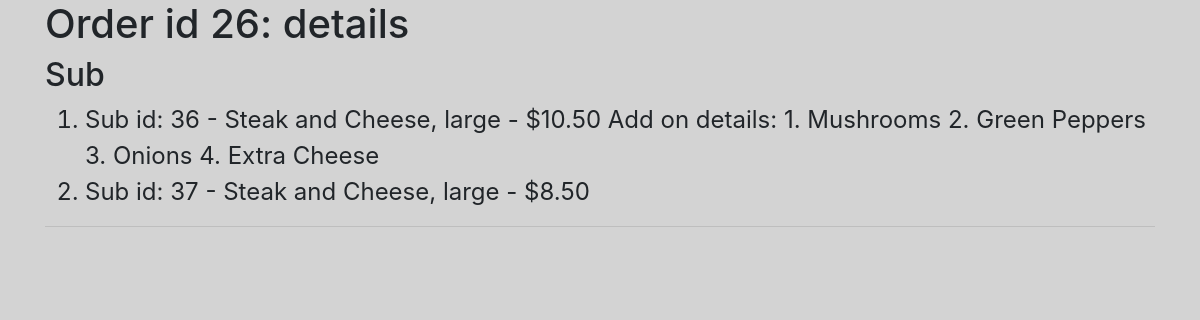
Page /order_details/26 on the committed database.
### orders/models.py (models this page shows, shortened)
class Order(models.Model):
    username = models.CharField(max_length=64)
    pizza = models.ManyToManyField(Pizza, blank=True, related_name='ordered')
    sub = models.ManyToManyField(Sub, blank=True, related_name='ordered')
    pasta = models.ManyToManyField(Pasta, blank=True, related_name='ordered')
    salad = models.ManyToManyField(Salad, blank=True, related_name='ordered')
    dinnerplatter = models.ManyToManyField(DinnerPlatter, blank=True, related_name='ordered')

class SubMenu(models.Model):
    name = models.CharField(max_length=32)
    size = models.CharField(max_length=10)
    price = models.FloatField()

class Sub(SubMenu):
    add_on = models.ManyToManyField('SubsAddOn', blank=True, related_name='on_sub')
    def __str__(self):
        message = f"{self.id} - {self.name}, {self.size} - ${self.price:.2f}"
        if len(self.add_on.all()):
            message += "\nAdd on details:\n"
        for index, addon in enumerate(self.add_on.all()):
            message += str(index+1) + '. ' + addon.name + '\n';
        return message

class SubMenu(models.Model):
    name = models.CharField(max_length=32)
    size = models.CharField(max_length=10)
    price = models.FloatField()

class SubsAddOn(models.Model):
    name = models.CharField(max_length=32)
    price = models.FloatField()

### orders/views.py (the view)
# urls.py: path("order_details/<int:order_id>", views.order_details, name="order_details")
def order_details(request, order_id):
    try:
        order = Order.objects.get(pk=order_id)
    except Order.DoesNotExist:
        raise Http404("Order does not exist")
    cart_item_count = 0
    try:
        for k in request.session['cart'].keys():
            cart_item_count += len(request.session['cart'][k])
    except KeyError:
        pass
    contect = {
    'order' : order,
    'customer_name' : order.username,
    'pizza' : order.pizza.all(),
    'sub' : order.sub.all(),
    'pasta' : order.pasta.all(),
    'salad' : order.salad.all(),
    'dinnerplatter' : order.dinnerplatter.all(),
    'cart_count' : cart_item_count
    }
    return render(request, 'orders/order_details.html', contect)

### orders/templates/orders/order_details.html (shortened to what this page needs)
{% extends "orders/base.html" %}
{% block body %}
  <h1>Order id {{order.id}}: details</h1>
  {% if sub %}
    <h2>Sub</h2>
    <ol>
      {% for row in sub %}
        <li class="details">Sub id: {{row}}</li>
      {% endfor %}
    </ol><hr>
  {% endif %}
{% endblock %}

### orders/static/css/style.css (style rules this page uses)
body { background-color: lightgray; }
.details { font-size: 24px; }

### rows in the picture
Order: id "26"
Sub: submenu_ptr_id.name "36 - Steak and Cheese, large - $10.50 Add on details: 1. Mushrooms 2. Green Peppers 3. Onions 4. Extra Cheese"
Sub: submenu_ptr_id.price "37 - Steak and Cheese, large - $8.50"
